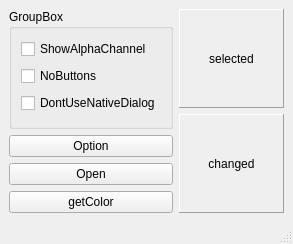
<?xml version="1.0" encoding="UTF-8"?>
<ui version="4.0">
 <class>MainWindow</class>
 <widget class="QMainWindow" name="MainWindow">
  <property name="geometry">
   <rect>
    <x>0</x>
    <y>0</y>
    <width>293</width>
    <height>244</height>
   </rect>
  </property>
  <property name="windowTitle">
   <string>MainWindow</string>
  </property>
  <widget class="QWidget" name="centralwidget">
   <layout class="QHBoxLayout" name="horizontalLayout">
    <item>
     <layout class="QVBoxLayout" name="verticalLayout_3">
      <item>
       <widget class="QGroupBox" name="groupBox">
        <property name="title">
         <string>GroupBox</string>
        </property>
        <layout class="QVBoxLayout" name="verticalLayout">
         <item>
          <widget class="QCheckBox" name="checkBox">
           <property name="text">
            <string>ShowAlphaChannel</string>
           </property>
          </widget>
         </item>
         <item>
          <widget class="QCheckBox" name="checkBox_2">
           <property name="text">
            <string>NoButtons</string>
           </property>
          </widget>
         </item>
         <item>
          <widget class="QCheckBox" name="checkBox_3">
           <property name="text">
            <string>DontUseNativeDialog</string>
           </property>
          </widget>
         </item>
        </layout>
       </widget>
      </item>
      <item>
       <widget class="QPushButton" name="btnOption">
        <property name="sizePolicy">
         <sizepolicy hsizetype="Minimum" vsizetype="Fixed">
          <horstretch>0</horstretch>
          <verstretch>0</verstretch>
         </sizepolicy>
        </property>
        <property name="text">
         <string>Option</string>
        </property>
       </widget>
      </item>
      <item>
       <widget class="QPushButton" name="btnOpen">
        <property name="sizePolicy">
         <sizepolicy hsizetype="Minimum" vsizetype="Fixed">
          <horstretch>0</horstretch>
          <verstretch>0</verstretch>
         </sizepolicy>
        </property>
        <property name="text">
         <string>Open</string>
        </property>
       </widget>
      </item>
      <item>
       <widget class="QPushButton" name="btnGetColor">
        <property name="sizePolicy">
         <sizepolicy hsizetype="Minimum" vsizetype="Fixed">
          <horstretch>0</horstretch>
          <verstretch>0</verstretch>
         </sizepolicy>
        </property>
        <property name="text">
         <string>getColor</string>
        </property>
       </widget>
      </item>
     </layout>
    </item>
    <item>
     <layout class="QVBoxLayout" name="verticalLayout_2">
      <item>
       <widget class="QLabel" name="lblSelect">
        <property name="frameShape">
         <enum>QFrame::Panel</enum>
        </property>
        <property name="frameShadow">
         <enum>QFrame::Raised</enum>
        </property>
        <property name="text">
         <string>selected</string>
        </property>
        <property name="alignment">
         <set>Qt::AlignCenter</set>
        </property>
       </widget>
      </item>
      <item>
       <widget class="QLabel" name="lblChange">
        <property name="frameShape">
         <enum>QFrame::Panel</enum>
        </property>
        <property name="frameShadow">
         <enum>QFrame::Raised</enum>
        </property>
        <property name="text">
         <string>changed</string>
        </property>
        <property name="alignment">
         <set>Qt::AlignCenter</set>
        </property>
       </widget>
      </item>
     </layout>
    </item>
   </layout>
  </widget>
  <widget class="QMenuBar" name="menubar">
   <property name="geometry">
    <rect>
     <x>0</x>
     <y>0</y>
     <width>293</width>
     <height>20</height>
    </rect>
   </property>
  </widget>
  <widget class="QStatusBar" name="statusbar"/>
 </widget>
 <resources/>
 <connections/>
</ui>
